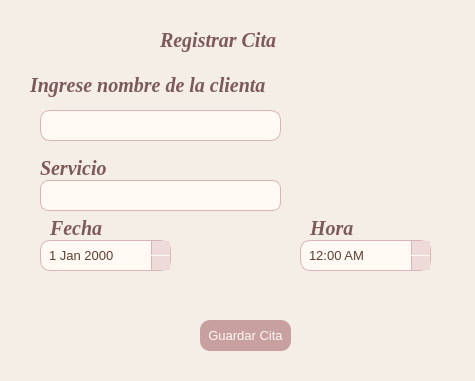
<?xml version="1.0" encoding="UTF-8"?>
<ui version="4.0">
 <class>FormularioCita</class>
 <widget class="QDialog" name="FormularioCita">
  <property name="geometry">
   <rect>
    <x>0</x>
    <y>0</y>
    <width>475</width>
    <height>381</height>
   </rect>
  </property>
  <property name="windowTitle">
   <string>Dialog</string>
  </property>
  <property name="styleSheet">
   <string notr="true">background-color: #F5EEE6;</string>
  </property>
  <widget class="QLabel" name="label">
   <property name="geometry">
    <rect>
     <x>160</x>
     <y>20</y>
     <width>161</width>
     <height>41</height>
    </rect>
   </property>
   <property name="styleSheet">
    <string notr="true">
					color: #7D5A5A;
					font-family: Georgia;
					font-size: 20px;
					font-style: italic;
					font-weight: bold;
				</string>
   </property>
   <property name="text">
    <string>Registrar Cita</string>
   </property>
  </widget>
  <widget class="QLineEdit" name="inputNombre">
   <property name="geometry">
    <rect>
     <x>40</x>
     <y>110</y>
     <width>241</width>
     <height>31</height>
    </rect>
   </property>
   <property name="styleSheet">
    <string notr="true">
					QLineEdit {
					background-color: #FFF8F3;
					border: 1px solid #D8B4B4;
					border-radius: 10px;
					padding: 8px;
					color: #5C4033;
					font-family: &quot;Segoe UI&quot;;
					font-size: 13px;
					}

					QLineEdit:focus {
					border: 2px solid #C9A0A0;
					background-color: #FFFDFC;
					}
				</string>
   </property>
  </widget>
  <widget class="QComboBox" name="comboServicio">
   <property name="geometry">
    <rect>
     <x>40</x>
     <y>180</y>
     <width>241</width>
     <height>31</height>
    </rect>
   </property>
   <property name="styleSheet">
    <string notr="true">
					QComboBox {
					background-color: #FFF8F3;
					border: 1px solid #D8B4B4;
					border-radius: 8px;
					padding: 6px;
					color: #5C4033;
					font-size: 13px;
					}

					QComboBox::drop-down {
					border: none;
					width: 20px;
					}

					QComboBox:on {
					border: 2px solid #C9A0A0;
					}

					QComboBox QAbstractItemView {
					background-color: #FFF8F3;
					color: #5C4033;
					selection-background-color: #E8C4C4;
					selection-color: #4A2C2A;
					border: 1px solid #D8B4B4;
					outline: none;
					}
				</string>
   </property>
  </widget>
  <widget class="QDateEdit" name="dateEdit">
   <property name="geometry">
    <rect>
     <x>40</x>
     <y>240</y>
     <width>131</width>
     <height>31</height>
    </rect>
   </property>
   <property name="styleSheet">
    <string notr="true">
					QDateEdit {
					background-color: #FFF8F3;
					border: 1px solid #D8B4B4;
					border-radius: 10px;
					padding: 6px;
					color: #5C4033;
					font-family: &quot;Segoe UI&quot;;
					font-size: 13px;
					}

					QDateEdit:focus {
					border: 2px solid #C9A0A0;
					background-color: #FFFDFC;
					}

					QDateEdit::up-button,
					QDateEdit::down-button {
					width: 18px;
					background-color: #EFDADA;
					border-left: 1px solid #D8B4B4;
					}

					QDateEdit::up-button:hover,
					QDateEdit::down-button:hover {
					background-color: #D8B4B4;
					}

					QDateEdit::up-arrow,
					QDateEdit::down-arrow {
					width: 8px;
					height: 8px;
					}
				</string>
   </property>
  </widget>
  <widget class="QTimeEdit" name="timeEdit">
   <property name="geometry">
    <rect>
     <x>300</x>
     <y>240</y>
     <width>131</width>
     <height>31</height>
    </rect>
   </property>
   <property name="styleSheet">
    <string notr="true">
					QTimeEdit {
					background-color: #FFF8F3;
					border: 1px solid #D8B4B4;
					border-radius: 10px;
					padding: 6px;
					color: #5C4033;
					font-family: &quot;Segoe UI&quot;;
					font-size: 13px;
					}

					QTimeEdit:focus {
					border: 2px solid #C9A0A0;
					background-color: #FFFDFC;
					}

					QTimeEdit::up-button,
					QTimeEdit::down-button {
					width: 18px;
					background-color: #EFDADA;
					border-left: 1px solid #D8B4B4;
					}

					QTimeEdit::up-button:hover,
					QTimeEdit::down-button:hover {
					background-color: #D8B4B4;
					}

					QTimeEdit::up-arrow,
					QTimeEdit::down-arrow {
					width: 8px;
					height: 8px;
					}
				</string>
   </property>
   <property name="displayFormat">
    <string>h:mm AP</string>
   </property>
  </widget>
  <widget class="QPushButton" name="btnGuardar">
   <property name="geometry">
    <rect>
     <x>200</x>
     <y>320</y>
     <width>91</width>
     <height>31</height>
    </rect>
   </property>
   <property name="styleSheet">
    <string notr="true">
					QPushButton {
					background-color: #C9A0A0;
					color: #FFF8F3;
					border-radius: 10px;
					padding: 8px;
					font-size: 13px;
					font-family: Segoe UI;
					}

					QPushButton:hover {
					background-color: #B88B8B;
					}
				</string>
   </property>
   <property name="text">
    <string>Guardar Cita</string>
   </property>
  </widget>
  <widget class="QLabel" name="label_2">
   <property name="geometry">
    <rect>
     <x>30</x>
     <y>70</y>
     <width>381</width>
     <height>31</height>
    </rect>
   </property>
   <property name="styleSheet">
    <string notr="true">
					color: #7D5A5A;
					font-family: Georgia;
					font-size: 20px;
					font-style: italic;
					font-weight: bold;
				</string>
   </property>
   <property name="text">
    <string>Ingrese nombre de la clienta</string>
   </property>
  </widget>
  <widget class="QLabel" name="label_3">
   <property name="geometry">
    <rect>
     <x>40</x>
     <y>160</y>
     <width>220</width>
     <height>16</height>
    </rect>
   </property>
   <property name="styleSheet">
    <string notr="true">
					color: #7D5A5A;
					font-family: Georgia;
					font-size: 20px;
					font-style: italic;
					font-weight: bold;
				</string>
   </property>
   <property name="text">
    <string>Servicio</string>
   </property>
  </widget>
  <widget class="QLabel" name="label_4">
   <property name="geometry">
    <rect>
     <x>50</x>
     <y>220</y>
     <width>220</width>
     <height>16</height>
    </rect>
   </property>
   <property name="styleSheet">
    <string notr="true">
					color: #7D5A5A;
					font-family: Georgia;
					font-size: 20px;
					font-style: italic;
					font-weight: bold;
				</string>
   </property>
   <property name="text">
    <string>Fecha</string>
   </property>
  </widget>
  <widget class="QLabel" name="label_5">
   <property name="geometry">
    <rect>
     <x>310</x>
     <y>220</y>
     <width>220</width>
     <height>16</height>
    </rect>
   </property>
   <property name="styleSheet">
    <string notr="true">
					color: #7D5A5A;
					font-family: Georgia;
					font-size: 20px;
					font-style: italic;
					font-weight: bold;
				</string>
   </property>
   <property name="text">
    <string>Hora</string>
   </property>
  </widget>
 </widget>
 <resources/>
 <connections/>
</ui>
